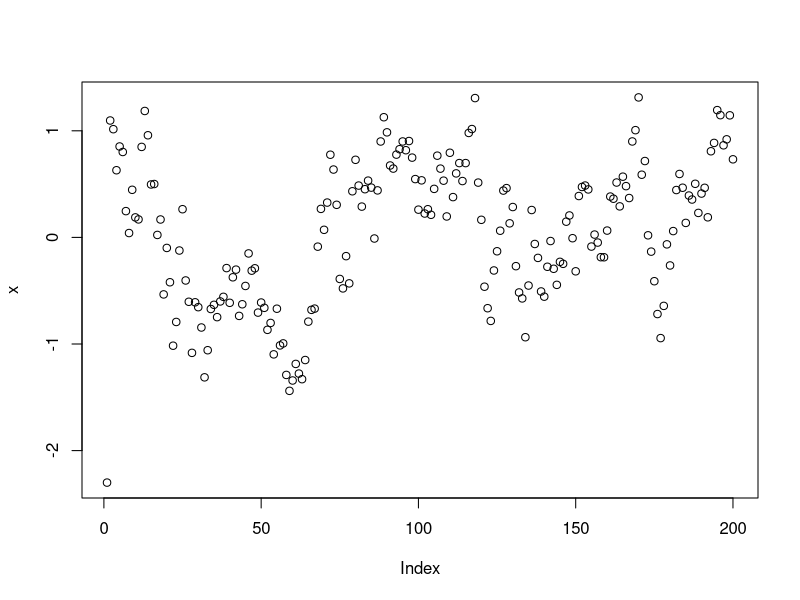

Recreate this plot in R. (Note: this script raises an error after producing the figure.)
T=200
x=rep(NA,T)
x[1]=rnorm(1)
x[2]=rnorm(1)
phi1=0.99
phi2=-0.1
for(t in 3:T){
  x[t]=phi1*x[t-1]+phi2*x[t-2]+rnorm(1,0,sqrt(0.1))
}
S=0.001
x=x+rnorm(T,0,sqrt(S))
plot(x)

# devtools::load_all()

block1=AR_block(2,values=c(1,0),by_time=FALSE,W=diag(c(0.1,0,0,0)))#,D=diag(c(1/0.99,1,1,1)),m0=c(0,0.1,0,0.1))
block2=polynomial_block(1,values=c(0,1),by_time=FALSE)
model=fit_model(block1,block2,outcome = x,family='normal_gamma')
# show_fit(model,smooth=FALSE,t_offset=10)$plot
show_fit(model)$plot

model$mts[c(2,4),T]
exp(-model$mts[5,T])

arima(x,order=c(2,0,0),include.mean = FALSE, transform.pars = FALSE)


sample_size=2000
phi_sample=matrix(NA,2,sample_size)
mt_sample=array(NA,c(2,T,sample_size))
phi=c(phi1,phi2)
for(i in 1:sample_size){
  cat(i,'                            \r')
  block1=polynomial_block(2,values=1,by_time=TRUE,W=diag(c(0.1,0)),D=1)
  block1$G[1,1]=phi[1]
  block1$G[1,2]=phi[2]
  block1$G[2,1]=1
  block1$G[2,2]=0
  model=fit_model(block1,outcome = x,family='normal',parms=list('Sigma'=S))
  mt_sample_i=FFBS_sampling(model,1)$mt[,,1]

  block1=polynomial_block(1,values=mt_sample_i[1,-T],by_time=TRUE,W=0,D=1)
  block2=polynomial_block(1,values=mt_sample_i[2,-T],by_time=TRUE,W=0,D=1)
  model=fit_model(block1,block2,outcome = mt_sample_i[1,-1],family='normal',parms=list('Sigma'=0.1))
  phi_sample_i=FFBS_sampling(model,1)$mt[,T-1,1]

  phi=phi_sample_i
  mt_sample[,,i]=mt_sample_i
  phi_sample[,i]=phi
}

plot(phi_sample[1,])
acf(phi_sample[1,])
rowMeans(phi_sample[,seq(1,sample_size,5)])
save.image(file = "AR_exemplo.RData")

